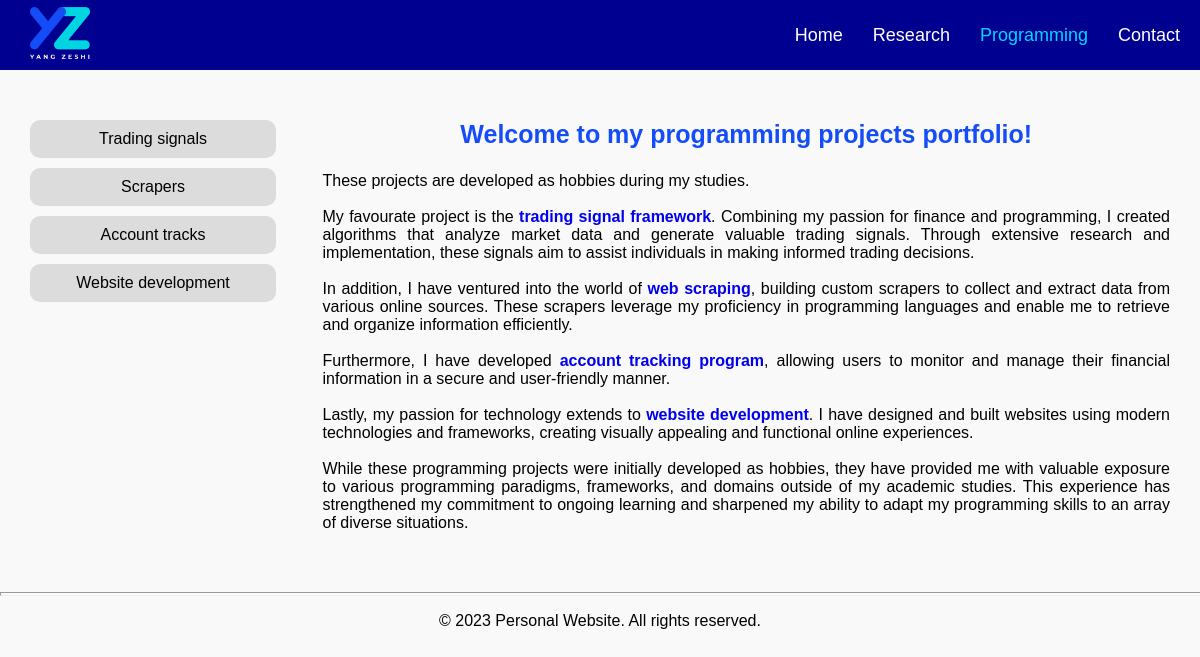
The app's page /programming/, older data.
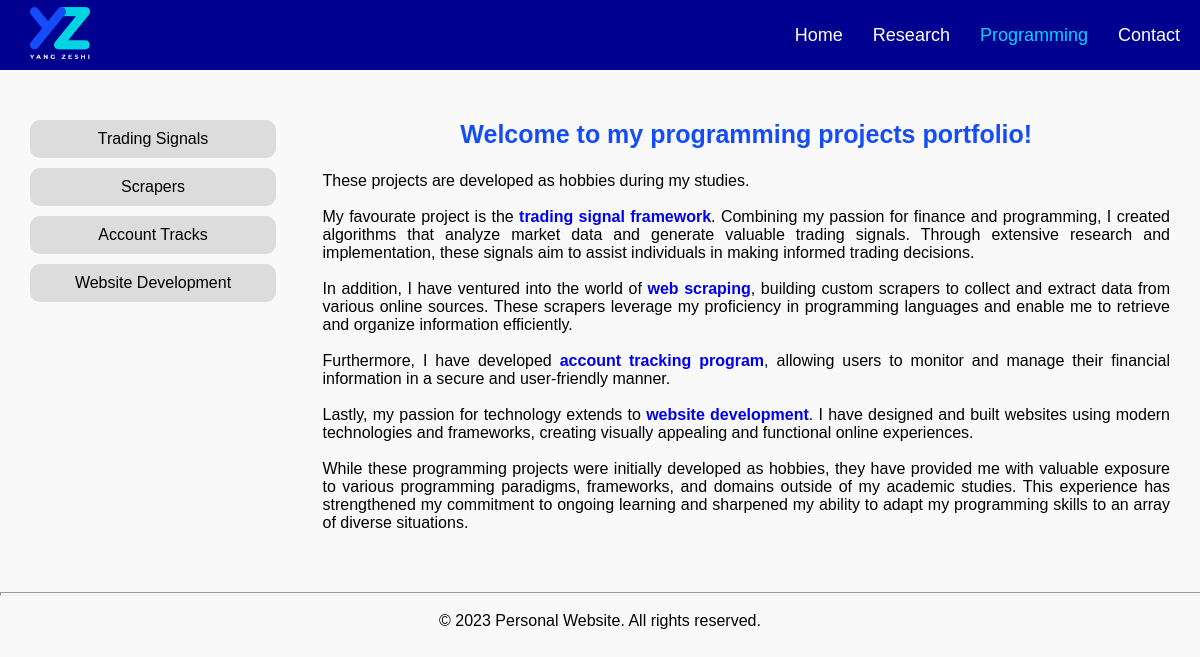
The same page, newer data.
### tables this page shows
CREATE TABLE programming_projects (
    id INTEGER PRIMARY KEY AUTOINCREMENT,
    title TEXT NOT NULL,
    content TEXT NOT NULL,
    full_title TEXT NOT NULL
);

### app.py (the view)
@programming_bp.route('/')
def programming():
    db = get_db()
    cursor = db.execute('SELECT * FROM programming_projects')
    intros = cursor.fetchall()
    session['intro_id'] = 0
    return render_template('programming.html',intros=intros)

### app.py (called while the page is built)
def get_db():
    db=getattr(g,'_database', None)
    if db is None:
        db=g._datase=sqlite3.connect(app.config['DATABASE'])
        db.row_factory=sqlite3.Row
    return db

@app.teardown_appcontext
def close_connection(exception):
    db = getattr(g, '_database', None)
    if db is not None:
        db.close()

@app.context_processor
def inject_intros():
    db = get_db()
    research_cursor = db.execute('SELECT * FROM research_projects')
    research_intros = research_cursor.fetchall()
    programming_cursor = db.execute('SELECT * FROM programming_projects')
    programming_intros = programming_cursor.fetchall()
    intro_id = session.get('intro_id')
    return dict(research_intros=research_intros, programming_intros=programming_intros, intro_id=intro_id)

### templates/programming.html (shortened to what this page needs)
<!DOCTYPE html>
{% extends 'base.html' %}
{% block content %}
<html>
<head>
    <link rel="stylesheet" type="text/css" href="{{ url_for('static', filename='styles/main.css') }}">
</head>
<body>
  <div class="grid-container">
    <div class="grid1">
      {% include 'programming projects/project_tree.html' %}
    </div>
    <div class="grid2">
      <div class="wrapper">
        <div class="section">
          <p style="color: #144cf7;font-weight: bold;font-size: 25px;text-align: center; margin-top: 20px;">Welcome to my programming projects portfolio!</p>
          <p style="white-space: pre-line; line-height: normal+5px;text-align: justify; margin-top: 0px;">
            These projects are developed as hobbies during my studies.
            My favourate project is the <a href="/programming/1">trading signal framework</a>. Combining my passion for finance and programming, I created algorithms that analyze market data and generate valuable trading signals. Through extensive research and implementation, these signals aim to assist individuals in making informed trading decisions.
            In addition, I have ventured into the world of <a href="/programming/2">web scraping</a>, building custom scrapers to collect and extract data from various online sources. These scrapers leverage my proficiency in programming languages and enable me to retrieve and organize information efficiently.
            Furthermore, I have developed <a href="/programming/3">account tracking program</a>, allowing users to monitor and manage their financial information in a secure and user-friendly manner.
            Lastly, my passion for technology extends to <a href="/programming/4">website development</a>. I have designed and built websites using modern technologies and frameworks, creating visually appealing and functional online experiences.
            While these programming projects were initially developed as hobbies, they have provided me with valuable exposure to various programming paradigms, frameworks, and domains outside of my academic studies. This experience has strengthened my commitment to ongoing learning and sharpened my ability to adapt my programming skills to an array of diverse situations.
          </p>
        </div>
      </div>
    </div>
  </div>
        <hr>
  </body>
</html>
{% endblock %}

### templates/programming projects/project_tree.html
<link rel="stylesheet" type="text/css" href="{{ url_for('static', filename='styles/main.css') }}">
<div class="project-list" style="grid-template-columns: 0.8fr; margin-top: 20px; justify-content: start;">
  {% for project in programming_intros %}
  <a href="{{ url_for('show_intro_2', intro_id=project['id']) }}" class="widget {% if project['id'] == intro_id %}highlight{% endif %}">{{ project['title'] }}</a>
  {% endfor %}
</div>

Row changes from the older to the newer data that the page shows:
changed programming_projects: title "Trading signals" → "Trading Signals"
changed programming_projects: title "Account tracks" → "Account Tracks"
changed programming_projects: title "Website development" → "Website Development"
